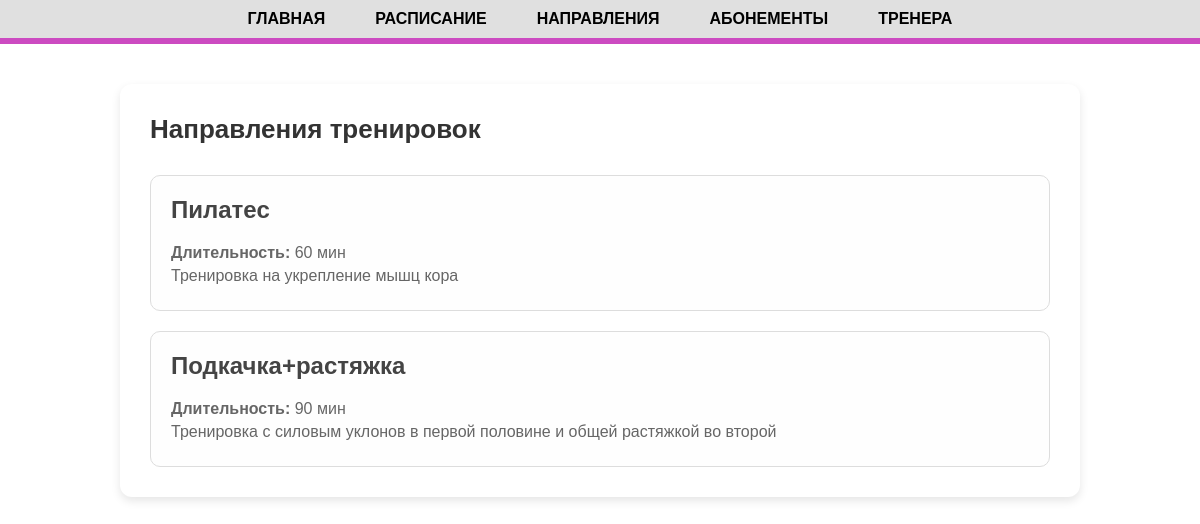
The app's page /templates.php with its own data.
### tables this page shows
CREATE TABLE `templates` (
    `template_id` INT(10) NOT NULL AUTO_INCREMENT,
    `name` VARCHAR(255) NOT NULL,
    `duration` INT(10) NOT NULL CHECK (duration > 0),
    `description` TEXT NULL DEFAULT NULL,
    PRIMARY KEY (`template_id`) USING BTREE
);

### templates.php (the view, shortened to what this page needs)
<?php
include_once 'config.php';
$role = $_SESSION['role'];
$templates = $pdo->query("SELECT * FROM templates")->fetchAll();
?>
<!DOCTYPE html>
<html lang="ru">
<head>
    <link rel="stylesheet" href="templates_style.css">
</head>
<body>
<header>
    <nav class="navbar">
        <a href="main.php">ГЛАВНАЯ</a>
        <a href="schedule.php">РАСПИСАНИЕ</a>
        <a href="templates.php">НАПРАВЛЕНИЯ</a>
        <a href="subscriptions.php">АБОНЕМЕНТЫ</a>
        <?php if ($role != 'coach'): ?>
        <a href="coaches.php">ТРЕНЕРА</a>
        <?php endif; ?>
    </nav>
</header>
<hr class="line">
<hr class="line">
    <div class="container">
        <div class="header">
            <h1>Направления тренировок</h1>
        </div>
        <?php if (empty($templates)): ?>
            <p>Пока нет направлений.</p>
        <?php else: ?>
            <div class="template-list">
                <?php foreach ($templates as $template): ?>
                    <div class="template-card">
                        <div class="template-info">
                            <h2><?= htmlspecialchars($template['name']) ?></h2>
                            <p><strong>Длительность:</strong> <?= $template['duration'] ?> мин</p>
                            <p><?= nl2br(htmlspecialchars($template['description'])) ?></p>
                        </div>
                    </div>
                <?php endforeach; ?>
            </div>
        <?php endif; ?>
    </div>
</body>
</html>

### templates_style.css (style rules this page uses)
body { margin: 0; font-family: 'Montserrat', sans-serif; background-color: #fff; }
header { background-color: #e0e0e0; padding: 10px 0; }
.navbar { display: flex; justify-content: center; gap: 50px; }
.navbar a { text-decoration: none; color: black; font-size: 16px; font-weight: bold; }
.line { border: none; height: 3px; background: #cc4bc1; margin: 0; }
.container { max-width: 900px; margin: 40px auto; background: #fff; padding: 30px; border-radius: 12px; box-shadow: 0 4px 10px rgba(0,0,0,0.1); }
.header { display: flex; justify-content: space-between; align-items: center; margin-bottom: 30px; }
h1 { margin: 0; font-size: 26px; color: #333; }
.template-list { display: flex; flex-direction: column; gap: 20px; }
.template-card { display: flex; justify-content: space-between; align-items: start; padding: 20px; background: #fefefe; border: 1px solid #ddd; border-radius: 10px; }
.template-info h2 { margin-top: 0; color: #444; }
.template-info p { margin: 5px 0; color: #666; }

### records on screen
templates: name "Пилатес", duration "60", description "Тренировка на укрепление мышц кора"
templates: name "Подкачка+растяжка", duration "90", description "Тренировка с силовым уклонов в первой половине и общей растяжкой во второй"
